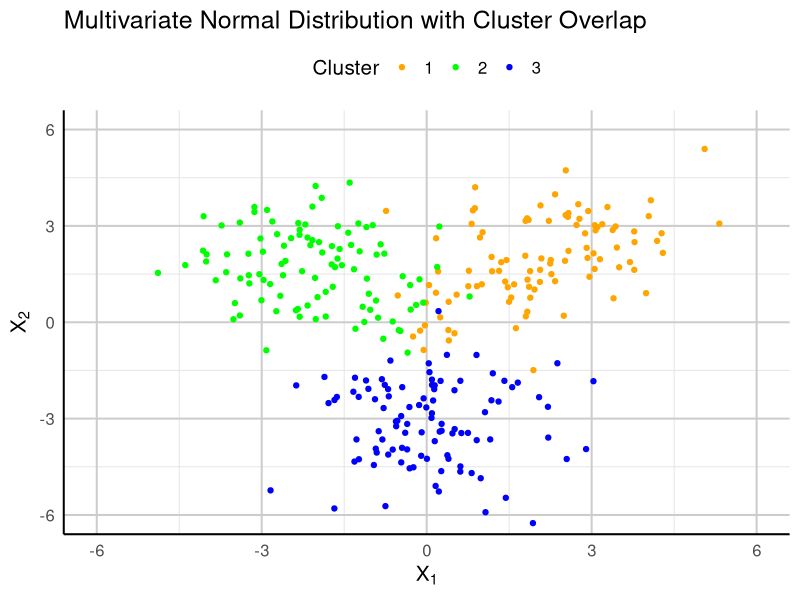
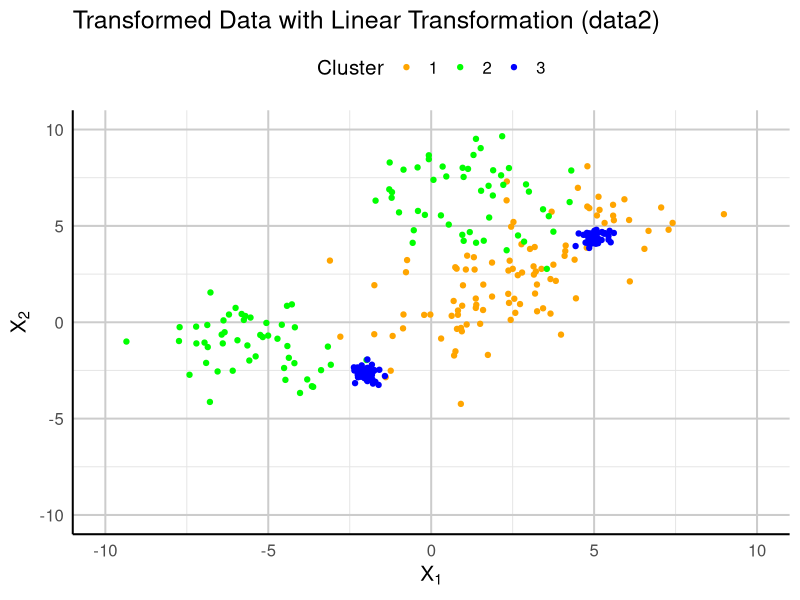
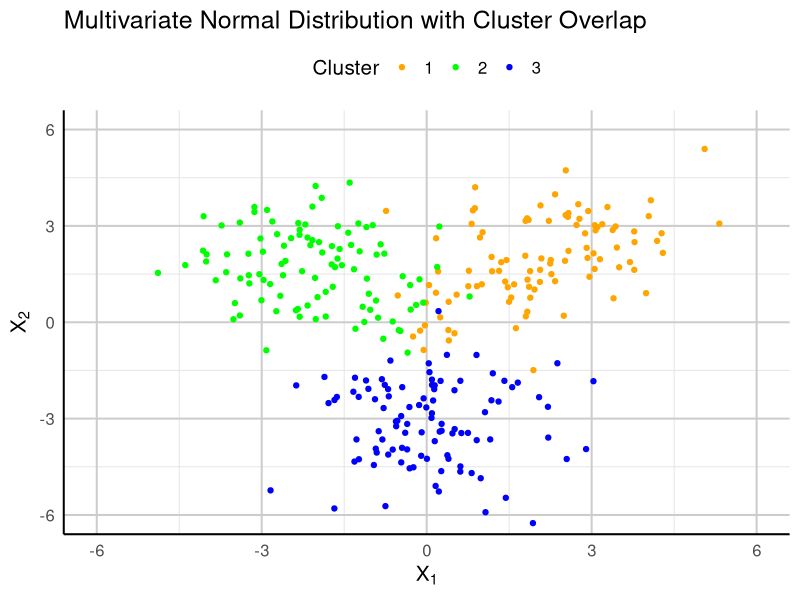
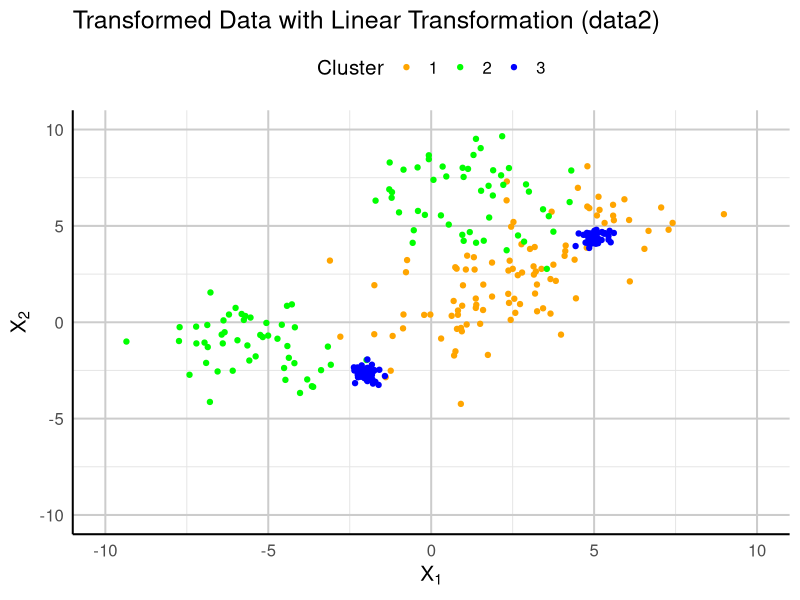

Write R code to recreate these figures, in order. (Note: a time limit stopped this script after it produced the figures.)
# folder

base_path = "C:/Users/simulation/results"
simulation_id <- format(Sys.time(), "%H시 %M분 %S초") # 날짜 기반 폴더 이름 생성
save_path <- file.path(base_path, simulation_id)

if (!dir.exists(save_path)) {
  dir.create(save_path, recursive = TRUE)
}


# Function
rand.index <- function(true_labels, predicted_labels) {
  if (length(true_labels) != length(predicted_labels)) {
    stop("The length of the two label vectors must be the same.")
  }
  
  contingency_table <- table(true_labels, predicted_labels)
  
  a <- sum(choose(contingency_table, 2))
  b <- sum(choose(rowSums(contingency_table), 2)) - a
  c <- sum(choose(colSums(contingency_table), 2)) - a
  d <- choose(sum(contingency_table), 2) - (a + b + c)
  
  rand_index <- (a + d) / (a + b + c + d)
  return(rand_index)
}

try = function(dat1, dat2, itrN = 500, K=4, k_near=5){
  dat1_cl = kmeans(dat1, K)$cluster
  dat2_cl = kmeans(dat2, K)$cluster
  
  N = nrow(dat1)
  
  # calculate pairwise distance for both datasets
  dat1_dist = as.matrix(dist(dat1))
  dat2_dist = as.matrix(dist(dat2))
  
  # calculate the total distance for an observation  
  tot_dist1 = apply(dat1_dist,2,sum)
  tot_dist2 = apply(dat2_dist,2,sum)
  
  diag(dat1_dist) = NA
  diag(dat2_dist) = NA
  
  # a function that outputs the indices of k_near (number) closest neighbors
  k_near_take = function(x, k_near){
    order(x)[1:k_near]
  }
  
  dat1_near_mat = apply(dat1_dist, 2, k_near_take, k_near)
  dat2_near_mat = apply(dat2_dist, 2, k_near_take, k_near)
  
  rand1 = rep(NA, itrN)
  rand2 = rep(NA, itrN)
  
  # generate itrN number of permutation samples
  for (itr in 1:itrN){
    new_dat1 = dat1
    new_dat2 = dat2
    
    TF_ind = sample(c(T,F), size=N, replace=T)
    
    for (i in 1:N){
      if (TF_ind[i]){
        
        mix_coef1 = dat1_dist[i,dat1_near_mat[,i]]
        mix_coef1 = mix_coef1/sum(mix_coef1)
        mix_coef2 = dat2_dist[i,dat2_near_mat[,i]]
        mix_coef2 = mix_coef2/sum(mix_coef2)
        
        new_dat2_point = apply(mix_coef1*dat2[dat1_near_mat[,i],],2,sum) 
        new_dat1_point = apply(mix_coef2*dat1[dat2_near_mat[,i],],2,sum) 
        
        new_dat1[i,] = new_dat1_point
        new_dat2[i,] = new_dat2_point
        
      } 
    }
    
    new_cl_dat1 = kmeans(new_dat1, K)
    new_cl_dat2 = kmeans(new_dat2, K)
    
    rand1[itr] = rand.index(new_cl_dat1$cluster, dat2_cl)
    rand2[itr] = rand.index(new_cl_dat2$cluster, dat1_cl)
  }
  
  return(list(ri1= rand1, ri2=rand2, rf= rand.index(dat2_cl, dat1_cl)))
}

# Load libraries
library(MASS)
library(ggplot2)
library(progress)

# Setting seed
set.seed(241007)

# Define centroids (mean vectors)
mu1 <- c(2, 2)
mu2 <- c(-2, 2)
mu3 <- c(0, -3)

# Adjusted covariance matrices for more overlap
cov1 <- matrix(c(1.5, 0.6, 0.6, 1.5), nrow = 2)
cov2 <- matrix(c(1.5, -0.4, -0.4, 1.5), nrow = 2)
cov3 <- matrix(c(1.5, 0.3, 0.3, 1.5), nrow = 2)

# Sampling 100 data points ~ MultiNormal dist for each centroid
cluster1 <- mvrnorm(100, mu = mu1, Sigma = cov1)
cluster2 <- mvrnorm(100, mu = mu2, Sigma = cov2)
cluster3 <- mvrnorm(100, mu = mu3, Sigma = cov3)

# Combine the data into a single data frame for ggplot
dat1 <- data.frame(
  X1 = c(cluster1[,1], cluster2[,1], cluster3[,1]),
  X2 = c(cluster1[,2], cluster2[,2], cluster3[,2]),
  Cluster = factor(rep(1:3, each = 100))
)

# Define colors for clusters
cluster_colors <- c("orange", "green", "blue")

# Create the ggplot
p <- ggplot(dat1, aes(x = X1, y = X2, color = Cluster)) +
  geom_point(size = 1.5) +
  scale_color_manual(values = cluster_colors) +
  labs(x = expression(X[1]), y = expression(X[2]), title = "Multivariate Normal Distribution with Cluster Overlap") +
  theme_minimal(base_size = 15) +
  theme(
    panel.grid.major = element_line(color = "grey80", linetype = "solid"),
    panel.grid.minor = element_line(color = "grey90", linetype = "solid"),
    axis.line = element_line(color = "black"),
    legend.position = "top"
  ) +
  coord_cartesian(xlim = c(-6, 6), ylim = c(-6, 6))

# Display plot
p

ggsave(file.path(save_path, "dat1_cluster_plot.png"), plot = p, width = 8, height = 6, dpi = 1000)


# Define linear transformation parameters for each cluster
a1 <- 1.5; b1 <- c(1, -2)
a2 <- 1.3; b2 <- c(-3, 4)
a3 <- 0.2; b3 <- c(5, -2)

# saving value setting
save_path_txt <- file.path(save_path, "simulation_params.txt")

# 파일에 변수 저장
sink(save_path_txt)  # 출력 방향을 텍스트 파일로 설정
cat("mu1:\n"); print(mu1)
cat("\nmu2:\n"); print(mu2)
cat("\nmu3:\n"); print(mu3)
cat("\ncov1:\n"); print(cov1)
cat("\ncov2:\n"); print(cov2)
cat("\ncov3:\n"); print(cov3)
cat("\na1:\n"); print(a1)
cat("\nb1:\n"); print(b1)
cat("\na2:\n"); print(a2)
cat("\nb2:\n"); print(b2)
cat("\na3:\n"); print(a3)
cat("\nb3:\n"); print(b3)
sink()  # 출력 방향을 다시 콘솔로 변경

# Apply linear transformation to each cluster
cluster1_transformed <- a1 * cluster1 + matrix(rep(b1, each = 100), ncol = 2, byrow = TRUE)
cluster2_transformed <- a2 * cluster2 + matrix(rep(b2, each = 100), ncol = 2, byrow = TRUE)
cluster3_transformed <- a3 * cluster3 + matrix(rep(b3, each = 100), ncol = 2, byrow = TRUE)

# Combine transformed data into a new data frame for plotting
dat2 <- data.frame(
  X1 = c(cluster1_transformed[,1], cluster2_transformed[,1], cluster3_transformed[,1]),
  X2 = c(cluster1_transformed[,2], cluster2_transformed[,2], cluster3_transformed[,2]),
  Cluster = factor(rep(1:3, each = 100))
)

# Plot the transformed data
p2 <- ggplot(dat2, aes(x = X1, y = X2, color = Cluster)) +
  geom_point(size = 1.5) +
  scale_color_manual(values = cluster_colors) +
  labs(x = expression(X[1]), y = expression(X[2]), title = "Transformed Data with Linear Transformation (data2)") +
  theme_minimal(base_size = 15) +
  theme(
    panel.grid.major = element_line(color = "grey80", linetype = "solid"),
    panel.grid.minor = element_line(color = "grey90", linetype = "solid"),
    axis.line = element_line(color = "black"),
    legend.position = "top"
  ) +
  coord_cartesian(xlim = c(-10, 10), ylim = c(-10, 10))

# Display plot
p2

ggsave(file.path(save_path, "dat2_transformed_plot.png"), plot = p2, width = 8, height = 6, dpi = 1000)


# Simulation steps continue...

m1 = as.matrix(dat1[, c("X1", "X2")])
m2 = as.matrix(dat2[, c("X1", "X2")])

N <- 100  # Set this to your desired number of iterations

# Initialize a vector to store the results from each run
distribution_results <- numeric(N)

# Create a progress bar
pb <- progress_bar$new(
  format = "  진행중 [:bar] :percent 완료 - 경과시간 :elapsed - 예상완료시간 :eta",
  total = N, clear = FALSE, width = 60
)

# Run the process N times with a progress bar
for (i in 1:N) {
  output <- try(m1, m2, itrN = 1000, K = 3, k_near = 10)
  distribution_results[i] <- mean((output$ri2 + output$ri1) * 0.5 < output$rf)
  
  # Update the progress bar
  if (!pb$finished) {
    pb$tick()
  }
}

# Plot the distribution of the p-value results
hist_plot <- ggplot(data.frame(distribution_results), aes(x = distribution_results)) +
  geom_histogram(bins = 20, fill = "skyblue", color = "black") +
  labs(title = "Distribution of p-value",
       x = "Mean value",
       y = "Frequency") +
  theme_minimal(base_size = 15)

# Save the histogram plot with high DPI
ggsave(file.path(save_path, "p_value_distribution_plot.png"), plot = hist_plot, width = 8, height = 6, dpi = 1000)
